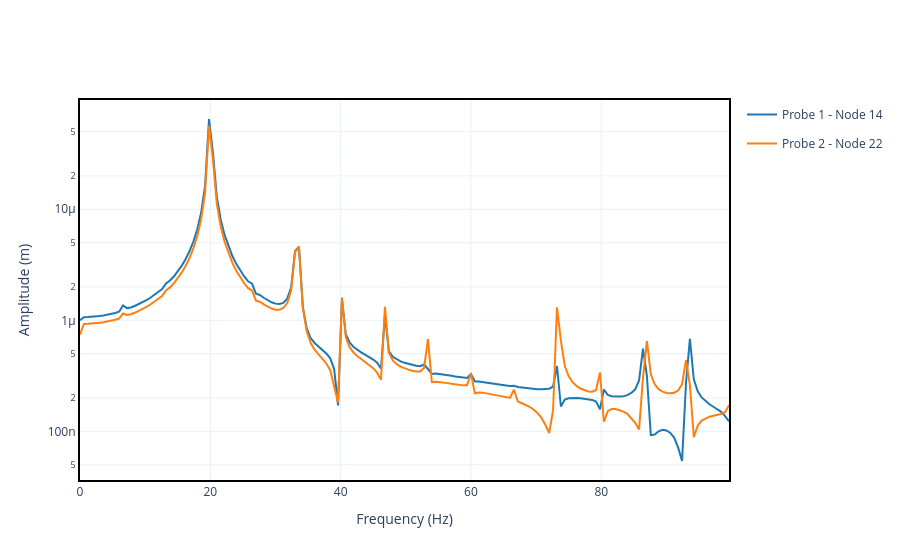

Source (notebook cell):
### Code cell
"""Plots the frequency response for the two given probes."""
rubbing.plot_dfft([probe1, probe2], range_freq=[0, 100], yaxis_type="log").show()

### Figure 1 — Plotly figure (JSON) as saved in the notebook; plotly's stock layout.template omitted (floating-point values rounded to 4 significant figures; data arrays with more than 128 entries replaced by an {"elided": "..."} marker saying what was removed)
{"data": [{"hovertemplate": "Frequency (Hz): %{x:.2f}<br>Amplitude (m): %{y:.2e}", "legendgroup": "Probe 1 - Node 14", "mode": "lines", "name": "Probe 1 - Node 14", "showlegend": true, "type": "scatter", "x": {"elided": "167 float values"}, "y": {"elided": "167 float values"}}, {"hovertemplate": "Frequency (Hz): %{x:.2f}<br>Amplitude (m): %{y:.2e}", "legendgroup": "Probe 2 - Node 22", "mode": "lines", "name": "Probe 2 - Node 22", "showlegend": true, "type": "scatter", "x": {"elided": "167 float values"}, "y": {"elided": "167 float values"}}], "layout": {"xaxis": {"title": {"text": "Frequency (Hz)"}}, "yaxis": {"title": {"text": "Amplitude (m)"}, "type": "log"}}}
